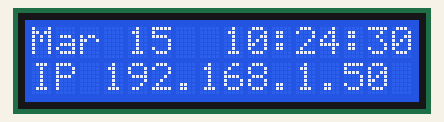
The program below on a simulated Raspberry Pi (BCM pin numbers). On the bench: 16×2 character LCD. The clock reads 2024-03-15 10:24:30 at power-on unless the program sets it.

Above: at 0.1 s.
At 6.2 s:
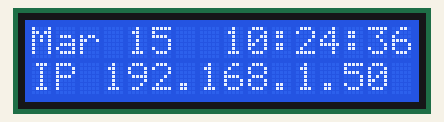
At 12.3 s:
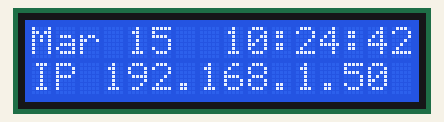
At 18.5 s:
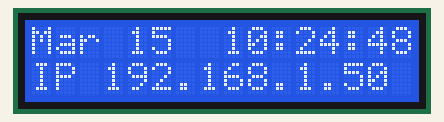
At 26.6 s:
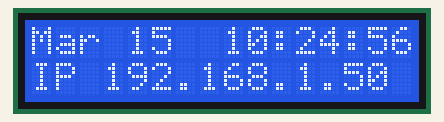
At 36.8 s:
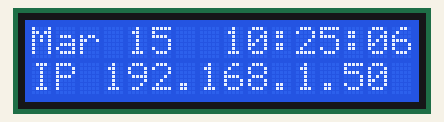

Measured:
- what the display in image 2 shows lasts 2.0 s, from 12.3 s to 14.3 s

The program:

FINAL.py
```python
from Adafruit_CharLCD import Adafruit_CharLCD
from time import sleep, strftime
from datetime import datetime
import socket

#  Initialize LCD (must specify pinout and dimensions)
lcd = Adafruit_CharLCD(rs=7, en=8,
                       d4=25, d5=24, d6=23, d7=18,
                       cols=16, lines=2)

def get_ip_address():
    return [
             (s.connect(('8.8.8.8', 53)),
              s.getsockname()[0],
              s.close()) for s in
                  [socket.socket(socket.AF_INET, socket.SOCK_DGRAM)]
           ][0][1]

try:
    while 1:
        lcd.clear()
        ip = get_ip_address()
        lcd.message(datetime.now().strftime('%b %d  %H:%M:%S\n'))
        lcd.message('IP {}'.format(ip))
        sleep(2)

except KeyboardInterrupt:
    print('CTRL-C pressed.  Program exiting...')

finally:
    lcd.clear()
```
